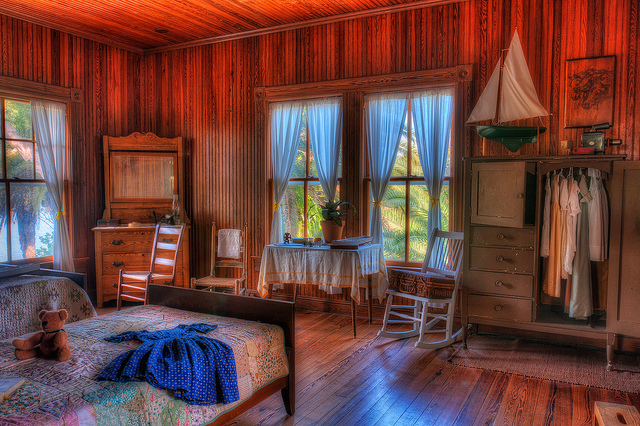
#> input picture synthetic/train2014/000000000275.jpg, 640 x 426 px; its folder holds only this picture in this run
$ python illumination_perturbation.py
#> lines starting #> are read from the running program, lines starting #| are printed output that depends on the picture
import glob
import cv2
import numpy as np
import random
from matplotlib import pyplot as plt
import os
import shutil

# Parameters
sigma_range = 100
intensity = 1000

# Folder to read in images
images = np.array(glob.glob("./train2014/*.jpg"))
# Folder to be saved
dataset_path = os.path.join(os.getcwd(), "synthetic")

# 2d gaussian distribution for illumination perturbation
def Gaussian2d(intensity, mu_x, mu_y, sigma_x, sigma_y, width, height):
    size = 1000
    x = np.linspace(0, width, num=width)
    y = np.linspace(0, height, num=height)

    x, y = np.meshgrid(x, y)
    z = (1/(2*np.pi*sigma_x*sigma_y) * np.exp(-((x-mu_x)**2/(2*sigma_x**2) + (y-mu_y)**2/(2*sigma_y**2))))

    intensity = intensity / z[mu_y][mu_x]
    z = z * intensity
    return z


def illumination(frame):
	height, width = frame.shape[:2]

	#Modeling illumination variations with 2D Gaussian functions
	# Parameters

	mu_x = int(random.uniform(0, width))
	mu_y = int(random.uniform(0, height))
	sigma_x = random.uniform(0, sigma_range)
	sigma_y = random.uniform(0, sigma_range)

	#mu_x, mu_y, sigma_x, sigma_y = 200, 200, 50, 50

	gaussian_light = Gaussian2d(intensity, mu_x, mu_y, sigma_x, sigma_y, width, height)
	#gaussian_light = gaussian_light.astype(np.uint8)
	frame = np.add(frame, gaussian_light)

	return frame, gaussian_light.astype(np.uint8)

# Test driver
def main():
	global images, dataset_path

	indices = np.random.permutation(np.arange(len(images)))
	images = images[indices]
	frame = cv2.imread(images[0])
#> frame is the input picture: shape (426, 640, 3); mean B, G, R 61.1, 66.3, 108.6
	frame = cv2.cvtColor(frame, cv2.COLOR_BGR2GRAY)
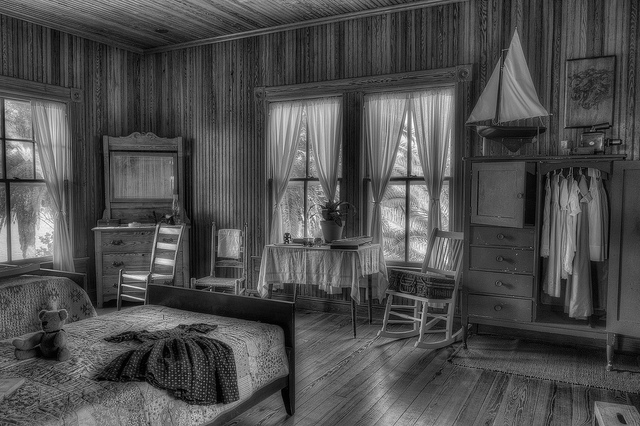
#> frame: shape (426, 640); min 0, max 255, mean 78.4
	new_frame, gaussian_light = illumination(frame)
#> in illumination, `frame = np.add(frame, gaussian_light)`:
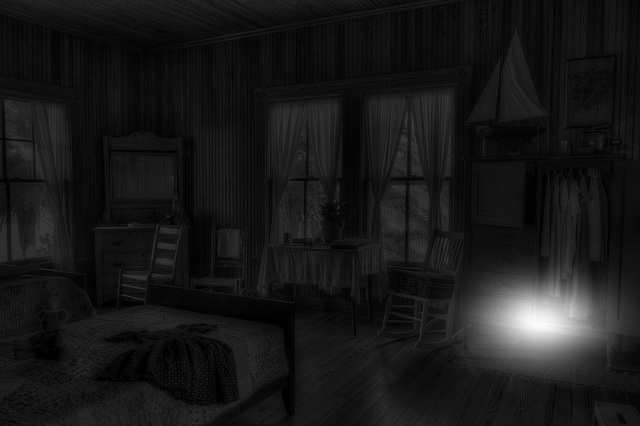
#> frame: shape (426, 640) float64; min 8.39e-29, max 1074.4, mean 103.2; drawn with min black and max white
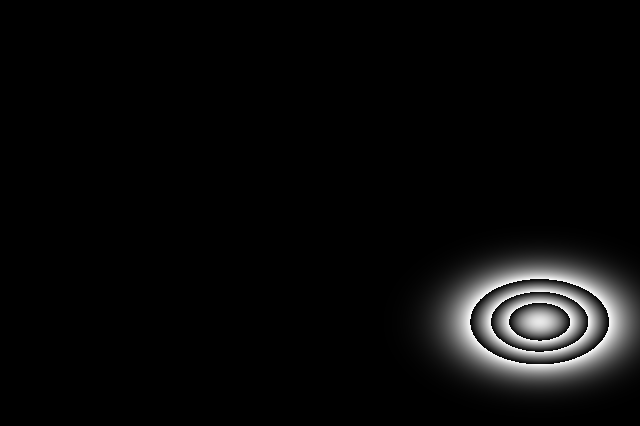
#> gaussian_light: shape (426, 640); min 0, max 255, mean 10

	plt.imshow(gaussian_light, 'gray', interpolation='bicubic')
	plt.title('Gaussian 2D Lighting')
	plt.show()

	# Visualize result
	plt.subplot(1,2,1)
	plt.title('Before Gaussian Lighting')
	plt.imshow(frame,'gray')
	plt.subplot(1,2,2)
	plt.title('After Gaussian Lighting')
	plt.imshow(new_frame, 'gray')
	plt.show()
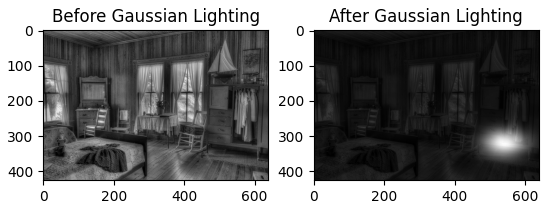
#> figure drawn by matplotlib, 2 panels

if __name__ == '__main__':
	main()
